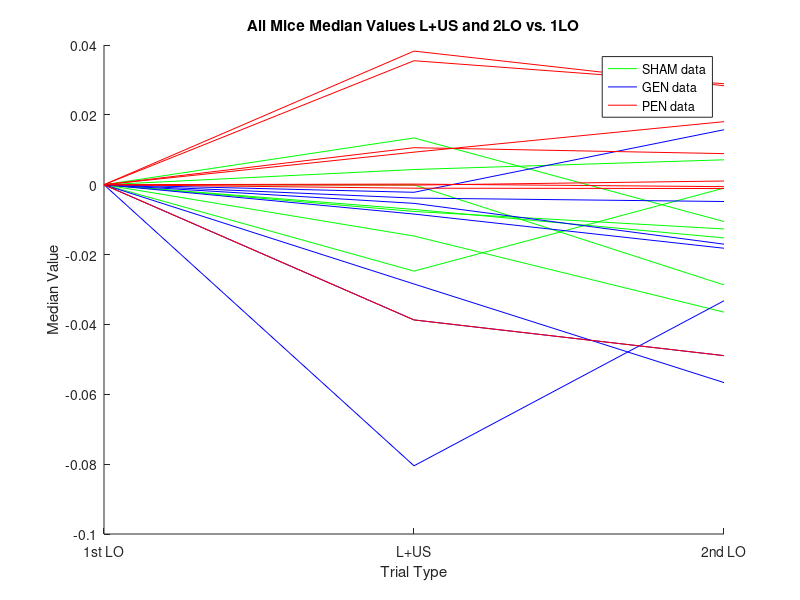
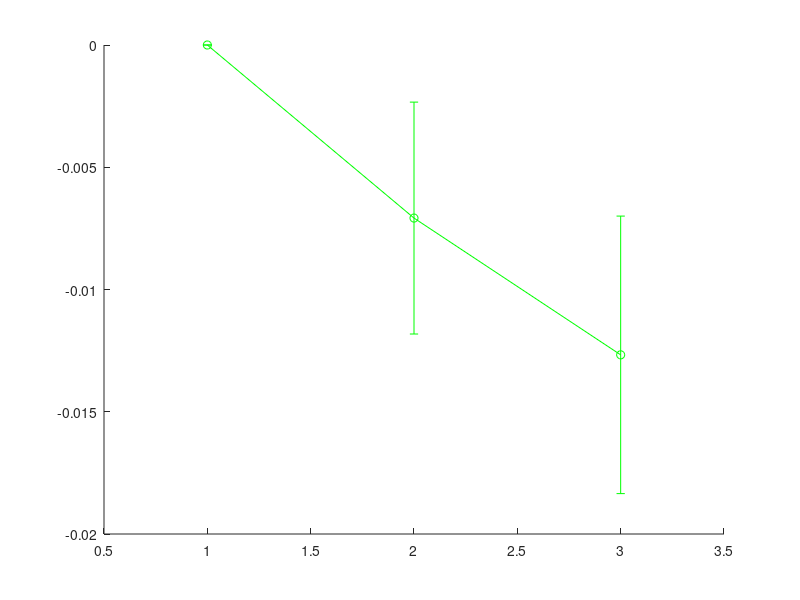

The MATLAB source for these figures, in order: (Note: this script raises an error after producing the figures.)
%% Authors: Kat Floerchinger, Hannah Mach, Henry Tan :) 

clc
close all 

% median_SHAM
% median_GEN
% median_PEN 

% copied matrixes from commented median_x scripts to reduce running time 
SHAM_MATRIX = [0,0.00435600796752600,0.00713109228237704;0,-5.16885958017910e-05,-0.0286916774704259;0,0.0133954508844230,-0.0105393137953733;0,-0.0146888761776283,-0.0364842719945690;0,-0.00765067809909513,-0.0126725453785824;0,-0.0247286394644330,-0.000975316304337212;0,-0.00707821064911673,-0.0152301517258112];
GEN_MATRIX = [0,-0.00216903690829889,0.0157401784885035;0,-0.00533501284119886,-0.0170182170965821;0,-0.0284201249582408,-0.0566498478936813;0,-0.00382477957074176,-0.00480633475035593;0,-0.0804744010195484,-0.0332240621483618;0,-0.00839983815283812,-0.0181853465935874;0,-0.0387101708843783,-0.0489317590083913];
PEN_MATRIX = [0,0.00932355090704318,0.0180555755962342;0,0.0355006379032983,0.0289117712082711;0,0.0105964449704316,0.00890424974541322;0,0.0382527652138474,0.0283285886886979;0,-0.000996088743718843,-0.00109136275373061;0,-0.000107093776822434,0.00106106540426960;0,0.000180722336327257,-0.000554426228727898];

% concatenating the matrixes from median_x scripts
MATRIX = [SHAM_MATRIX; GEN_MATRIX; PEN_MATRIX] ;
% SHAM = 7 rows 
% GEN = 7 rows
% PEN = 8 rows 

%% all dates PLOTTING 
figure(1) 
hold on 
% SHAM plotting
for q = 1:7 
    row = MATRIX(q,:) ;
    p1 = plot(1:3, MATRIX(q, :), 'g', 'DisplayName','SHAM data') ;
end 
% GEN plotting 
for q = 8:14
    row = MATRIX(q,:) ;
    p2 = plot(1:3, MATRIX(q, :), 'b', 'DisplayName','GEN data') ;
end 
% PEN plotting 
for q = 14:21
    row = MATRIX(q,:) ;
    p3 = plot(1:3, MATRIX(q, :), 'r', 'DisplayName','PEN data') ;
end
legend([p1 p2 p3],{'SHAM data','GEN data', 'PEN data'})
xlabel('Trial Type'), ylabel('Median Value')
title('All Mice Median Values L+US and 2LO vs. 1LO')
set(gca,'XTick',[1 2 3] );
% set(gca,'XTickLabel',['1st LO', 'L+US' ,'2nd LO'] );
xticklabels({'1st LO','L+US','2nd LO'});
hold off 

%% setting up cohort medians 

% some more efficient loop in progress 
% for q = 1:3
%     for p = 1:7 
%         x = MATRIX(p, q)

% SHAM MEDIANS 
SHAM_1LO = [];
for q = 1:7
    SHAM_1LO = [SHAM_1LO MATRIX(q, 1)] ;
end 
SHAM_1LO_median = median(SHAM_1LO) ;

SHAM_LUS = [];
for q = 1:7
    SHAM_LUS = [SHAM_LUS MATRIX(q, 2)] ;
end 
SHAM_LUS_median = median(SHAM_LUS) ;

SHAM_2LO = [];
for q = 1:7
    SHAM_2LO = [SHAM_2LO MATRIX(q, 3)] ;
end 
SHAM_2LO_median = median(SHAM_2LO) ;

% GEN MEDIANS 

GEN_1LO = [];
for q = 8:14
    GEN_1LO = [GEN_1LO MATRIX(q, 1)] ;
end 
GEN_1LO_median = median(GEN_1LO) ;

GEN_LUS = [];
for q = 8:14
    GEN_LUS = [GEN_LUS MATRIX(q, 2)] ;
end 
GEN_LUS_median = median(GEN_LUS) ;

GEN_2LO = [];
for q = 8:14
    GEN_2LO = [GEN_2LO MATRIX(q, 3)] ;
end 
GEN_2LO_median = median(GEN_2LO) ;

% PEN MEDIANS 

PEN_1LO = [];
for q = 15:21
    PEN_1LO = [PEN_1LO MATRIX(q, 1)] ;
end 
PEN_1LO_median = median(PEN_1LO) ;

PEN_LUS = [];
for q = 15:21
    PEN_LUS = [PEN_LUS MATRIX(q, 2)] ;
end 
PEN_LUS_median = median(PEN_LUS) ;

PEN_2LO = [];
for q = 15:21
    PEN_2LO = [PEN_2LO MATRIX(q, 3)] ;
end 
PEN_2LO_median = median(PEN_2LO) ;

%% standard error matrix creation 

stderror(1, 1) = std(SHAM_1LO)/sqrt(length(SHAM_1LO)) ;
stderror(1, 2) = std(SHAM_LUS)/sqrt(length(SHAM_LUS)) ;
stderror(1, 3) = std(SHAM_2LO)/sqrt(length(SHAM_2LO)) ;

stderror(2, 1) = std(GEN_1LO)/sqrt(length(GEN_1LO)) ;
stderror(2, 2) = std(GEN_LUS)/sqrt(length(GEN_LUS)) ;
stderror(2, 3) = std(GEN_2LO)/sqrt(length(GEN_2LO)) ;

stderror(3, 1) = std(PEN_1LO)/sqrt(length(PEN_1LO)) ;
stderror(3, 2) = std(PEN_LUS)/sqrt(length(PEN_LUS)) ;
stderror(3, 3) = std(PEN_2LO)/sqrt(length(PEN_2LO)) ;
%% plotting cohort medians 

% stderror = std( data ) / sqrt( length( data ))
% errorbar(x,y,err)

% figure(2) 
% SHAMY_median = [SHAM_1LO_median SHAM_LUS_median SHAM_2LO_median] ;
% q1 = plot(1:3, SHAMY_median, 'o-g', 'DisplayName', 'SHAM data') ;
% hold on 

% GENY_median = [GEN_1LO_median GEN_LUS_median GEN_2LO_median] ;
% q2 = plot(1:3, GENY_median, 'o-b', 'DisplayName', 'GEN data') ;
% hold on 

% PENY_median = [PEN_1LO_median PEN_LUS_median PEN_2LO_median] ;
% q3 = plot(1:3, PENY_median, 'o-r', 'DisplayName', 'PEN data') ;

figure(2) 
SHAMY_median = [SHAM_1LO_median SHAM_LUS_median SHAM_2LO_median] ;
q1 = errorbar(1:3, SHAMY_median, stderror(1,:), 'o-g', 'DisplayName', 'SHAM data') ;
hold on 

GENY_median = [GEN_1LO_median GEN_LUS_median GEN_2LO_median] ;
q2 = errorbar(1:3, GENY_median, stderror(2,:), 'o-b', 'DisplayName', 'GEN data') ;
hold on 

PENY_median = [PEN_1LO_median PEN_LUS_median PEN_2LO_median] ;
q3 = errorbar(1:3, PENY_median, stderror(3,:), 'o-r', 'DisplayName', 'PEN data') ;

legend([q1 q2 q3], 'SHAM DATA','GEN DATA','PEN DATA','Location','NorthWest')
xlabel('Trial Type'), ylabel('Median Value')
title('Cohort Median Value Trends L+US and 2LO vs. 1LO')
set(gca,'XTick',[1 2 3] );
% set(gca,'XTickLabel',['1st LO', 'L+US' ,'2nd LO'] );
xticklabels({'1st LO','L+US','2nd LO'});

%% data comparisons 

% SHAM vs. GEN vs. PEN L+US 

% SHAM_MATRIX = SHAM_MATRIX';
% GEN_MATRIX = GEN_MATRIX';
% PEN_MATRIX = PEN_MATRIX';

% %this first one is a test--we should see all 0s 
firstLO_matrix = [SHAM_MATRIX(:,1) GEN_MATRIX(:,1) PEN_MATRIX(:,1)] ;
LUS_matrix = [SHAM_MATRIX(:,2) GEN_MATRIX(:,2) PEN_MATRIX(:,2)] ;
secondLO_matrix = [SHAM_MATRIX(:,3) GEN_MATRIX(:,3) PEN_MATRIX(:,3)] ; 

%% KW analysis 

% harry_plotter and the-
chamber_of_statistics(LUS_matrix) 
title('KW of L+US medians between cohorts')
hold on 
set(gca, 'XTick', [1 2 3]) ; 
set(gca, 'XTickLabel', [{'SHAM' 'GEN' 'PEN'}]) ; 

chamber_of_statistics(secondLO_matrix) 
title('KW of 2nd LO medians between cohorts')
hold on 
set(gca, 'XTick', [1 2 3]) ; 
set(gca, 'XTickLabel', [{'SHAM' 'GEN' 'PEN'}]) ; 

%% individual Mann Whitney comparisons 


SHAM_MATRIX = SHAM_MATRIX';
GEN_MATRIX = GEN_MATRIX';
PEN_MATRIX = PEN_MATRIX';

% for L+US 
MWp1 = ranksum(SHAM_MATRIX(2,:),GEN_MATRIX(2,:)); % SHAM L+US vs. GEN L+US 
MWp2 = ranksum(SHAM_MATRIX(2,:),PEN_MATRIX(2,:)); % SHAM L+US vs. PEN L+US 
MWp3 = ranksum(GEN_MATRIX(2,:),PEN_MATRIX(2,:)); % GEN L+US vs. PEN L+US 

% for 2nd LO
MWp4 = ranksum(SHAM_MATRIX(3,:),GEN_MATRIX(3,:)); % SHAM 2LO vs. GEN 2LO 
MWp5 = ranksum(SHAM_MATRIX(3,:),PEN_MATRIX(3,:)); % SHAM 2LO vs. PEN 2LO 
MWp6 = ranksum(GEN_MATRIX(3,:),PEN_MATRIX(3,:)); % GEN 2LO vs. PEN 2LO 
